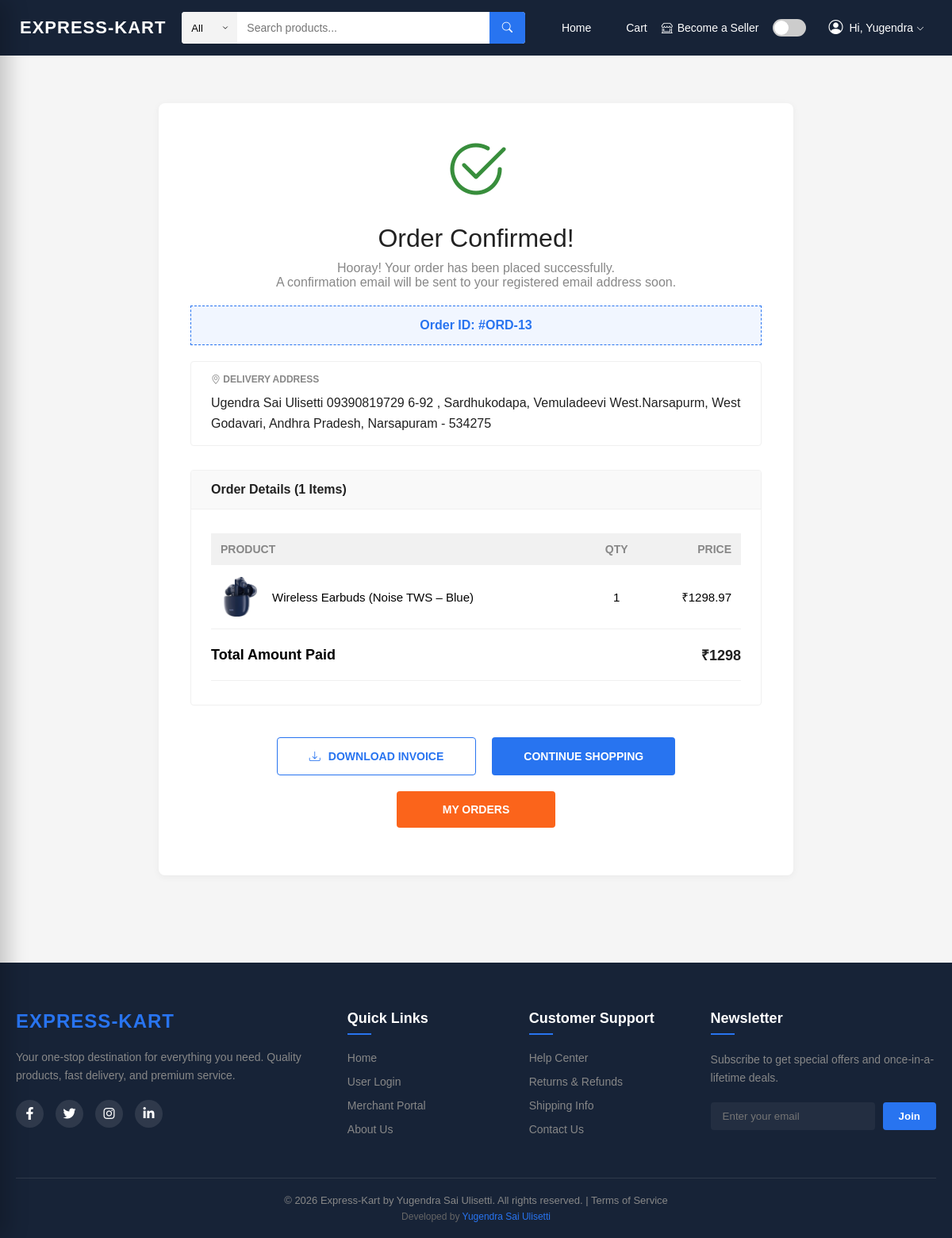
The page /user/order-success/13 (signed in) on the database its author committed.
### tables this page shows
CREATE TABLE orders (
        order_id INTEGER PRIMARY KEY AUTOINCREMENT,
        user_id INTEGER,
        razorpay_order_id TEXT,
        razorpay_payment_id TEXT,
        amount REAL,
        payment_status TEXT,
        created_at DATETIME DEFAULT CURRENT_TIMESTAMP, address TEXT,
        FOREIGN KEY (user_id) REFERENCES users (user_id)
    );

CREATE TABLE order_items (
        item_id INTEGER PRIMARY KEY AUTOINCREMENT,
        order_id INTEGER,
        product_id INTEGER,
        product_name TEXT,
        quantity INTEGER,
        price REAL, is_seen INTEGER DEFAULT 0,
        FOREIGN KEY (order_id) REFERENCES orders (order_id),
        FOREIGN KEY (product_id) REFERENCES products (product_id)
    );

CREATE TABLE products (
        product_id INTEGER PRIMARY KEY AUTOINCREMENT,
        name TEXT NOT NULL,
        description TEXT,
        category TEXT,
        price REAL,
        image TEXT,
        admin_id INTEGER, stock INTEGER DEFAULT 10,
        FOREIGN KEY (admin_id) REFERENCES admin (admin_id)
    );

### app.py (the view)
@app.route('/user/order-success/<int:order_db_id>')
def order_success(order_db_id):
    if 'user_id' not in session:
        flash("Please login!", "danger")
        return redirect('/user-login')
    conn = get_db_connection()
    cursor = conn.cursor()
    cursor.execute("SELECT * FROM orders WHERE order_id=? AND user_id=?", (order_db_id, session['user_id']))
    order = cursor.fetchone()
    cursor.execute("""
        SELECT oi.*, p.name, p.image, p.price as selling_price
        FROM order_items oi
        JOIN products p ON oi.product_id = p.product_id
        WHERE oi.order_id = ?
    """, (order_db_id,))
    items = cursor.fetchall()
    cursor.close()
    conn.close()
    if not order:
        flash("Order not found.", "danger")
        return redirect('/user/products')
    total_qty = sum(item['quantity'] for item in items)
    return render_template("user/order_success.html",
                           order=order,
                           items=items,
                           total_qty=total_qty)

### app.py (called while the page is built)
def get_db_connection():
    conn = sqlite3.connect(config.DB_PATH)
    conn.row_factory = sqlite3.Row
    return conn

### templates/user/order_success.html (shortened to what this page needs)
{% extends 'base.html' %}
{% block content %}
<div class="success-container">
    <div class="success-icon">
        <i class="bi bi-check2-circle"></i>
    </div>
    <h1 class="success-title">Order Confirmed!</h1>
    <p class="success-subtitle">
        Hooray! Your order has been placed successfully.<br>
        A confirmation email will be sent to your registered email address soon.
    </p>
    <div class="order-id-box">
        Order ID: #ORD-{{ order.order_id }}
    </div>
    {% if order.address %}
    <div class="success-info-card">
        <div class="success-card-header">
            <i class="bi bi-geo-alt"></i> Delivery Address
        </div>
        <div class="success-card-content">
            {{ order.address }}
        </div>
    </div>
    {% endif %}
    <div class="success-details-wrapper">
        <div class="success-details-header">
            Order Details ({{ total_qty }} Items)
        </div>
        <div style="padding: 0 25px;" class="success-details-body">
            <table class="order-summary-table">
                <thead>
                    <tr>
                        <th>Product</th>
                        <th style="text-align: center;">Qty</th>
                        <th style="text-align: right;">Price</th>
                    </tr>
                </thead>
                <tbody>
                    {% for item in items %}
                    <tr>
                        <td>
                            <div style="display: flex; align-items: center; gap: 15px;">
                                <img src="/static/uploads/product_images/{{ item.image }}" width="50" height="50"
                                    style="object-fit: contain;">
                                <span>{{ item.name }}</span>
                            </div>
                        </td>
                        <td style="text-align: center;">{{ item.quantity }}</td>
                        <td style="text-align: right; font-weight: 500;">₹{{ item.price }}</td>
                    </tr>
                    {% endfor %}
                </tbody>
                <tfoot>
                    <tr>
                        <td colspan="2" style="padding: 20px 0; font-weight: 600; font-size: 18px;">Total Amount Paid
                        </td>
                        <td style="padding: 20px 0; text-align: right; font-weight: 600; font-size: 18px;"
                            class="success-total-text">
                            ₹{{ order.amount|int }}</td>
                    </tr>
                </tfoot>
            </table>
        </div>
    </div>
    <div class="success-actions">
        <a href="/user/download-invoice/{{ order.order_id }}" class="btn-invoice">
            <i class="bi bi-download"></i> DOWNLOAD INVOICE
        </a>
        <a href="/user/products" class="btn-success-main">
            CONTINUE SHOPPING
        </a>
        <a href="/user/my-orders" class="btn-orders">
            MY ORDERS
        </a>
    </div>
</div>
{% endblock %}

### static/style.css (style rules this page uses)
* { margin: 0; padding: 0; box-sizing: border-box; }
body { font-family: Arial, sans-serif; background: #f5f5f5; color: #000; transition: 0.3s; }
.success-container { max-width: 800px; margin: 50px auto; background: #fff; padding: 40px; border-radius: 8px; text-align: center; box-shadow: 0 1px 10px rgba(0, 0, 0, 0.1); }
.success-icon { font-size: 80px; color: #388e3c; margin-bottom: 20px; }
.order-id-box { background: #f1f6ff; border: 1px dashed #2874f0; padding: 15px; margin: 20px 0; font-weight: 600; color: #2874f0; }
.order-summary-table { width: 100%; border-collapse: collapse; margin: 30px 0; text-align: left; }
.order-summary-table th { background: #f1f1f1; padding: 12px; font-size: 14px; color: #878787; text-transform: uppercase; }
.order-summary-table td { padding: 15px 12px; border-bottom: 1px solid #f0f0f0; font-size: 15px; }
.success-container { max-width: 800px; margin: 40px auto; background: #fff !important; padding: 40px !important; border-radius: 8px !important; text-align: center !important; box-shadow: 0 2px 10px rgba(0, 0, 0, 0.05) !important; display: block !important; }
.success-title { color: #212121 !important; font-weight: 500 !important; margin-bottom: 10px !important; display: block !important; }
.success-subtitle { color: #878787 !important; font-size: 16px !important; display: block !important; }
.success-info-card { border: 1px solid #f0f0f0 !important; border-radius: 4px !important; margin-top: 20px !important; text-align: left !important; padding: 15px 25px !important; display: block !important; }
.success-card-header { font-weight: 600 !important; font-size: 12px !important; text-transform: uppercase !important; color: #878787 !important; margin-bottom: 10px !important; }
.success-card-content { color: #212121 !important; font-weight: 500 !important; line-height: 1.6 !important; }
.success-details-wrapper { border: 1px solid #f0f0f0 !important; border-radius: 4px !important; margin-top: 30px !important; text-align: left !important; overflow: hidden !important; display: block !important; }
.success-details-header { padding: 15px 25px !important; border-bottom: 1px solid #f0f0f0 !important; background: #f9f9f9 !important; font-weight: 600 !important; color: #212121 !important; }
.success-details-body { background: #fff !important; display: block !important; }
.success-actions { margin-top: 40px !important; display: flex !important; flex-wrap: wrap !important; justify-content: center !important; gap: 20px !important; visibility: visible !important; opacity: 1 !important; padding-bottom: 20px !important; }
.btn-invoice, .btn-success-main, .btn-orders { padding: 15px 40px !important; border-radius: 4px !important; font-weight: 600 !important; text-decoration: none !important; font-size: 14px !important; transition: 0.2s !important; display: inline-flex !important; align-items: center !important; justify-content: center !important; gap: 10px !important; min-width: 200px !important; visibility: visible !important; }
.btn-invoice { background: #ffffff !important; color: #2874f0 !important; border: 1px solid #2874f0 !important; }
.btn-success-main { background: #2874f0 !important; color: #fff !important; }
.btn-orders { background: #fb641b !important; color: #fff !important; }
.success-total-text { color: #212121 !important; }

### rows shown on the page
orders: order_id "13", address "Ugendra Sai Ulisetti 09390819729 6-92 , Sardhukodapa, Vemuladeevi West.Narsapurm, West Godavari, Andhra Pradesh, Narsapuram - 534275", amount "1298"
order_items: image (picture), name "Wireless Earbuds (Noise TWS – Blue)", quantity "1", price "1298.97"

### other values the page prints
{{ display_name }} "Yugendra"
{{ total_qty }} "1"
